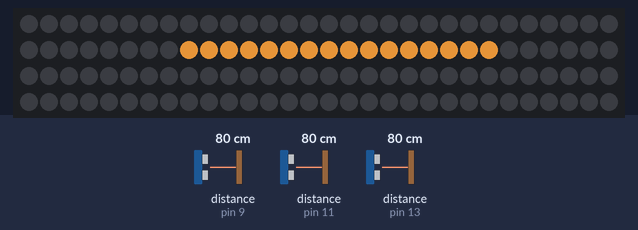
Simulated run of this sketch. Board: Arduino Uno, built with avr-gcc and run on an emulated ATmega328P. Parts: 120 RGB LEDs in strip order, left to right, continuing on the next row. Wiring (inferred from the names in the program): 3 × ultrasonic range finder: trigger pin 8, echo pin 9 / trigger pin 10, echo pin 11 / trigger pin 12, echo pin 13. The inputs (shaded band) are chosen by the test bench; at power-on: distance to the obstacle (sensors on pin 9, pin 11, pin 13) 80 cm. The echo pulse lasts 58.3 µs per cm; dim RGB values are drawn brighter than linear.

Above: at 1.2 s.
1.3 s: distance to the obstacle (sensor on pin 9) set to 2 cm
2.8 s: distance to the obstacle (sensor on pin 11) set to 4 cm
At 3.7 s:
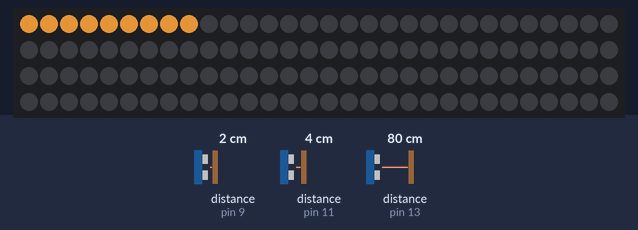
4.5 s: distance to the obstacle (sensor on pin 11) set to 250 cm
6.5 s: distance to the obstacle (sensor on pin 13) set to 250 cm
8.0 s: distance to the obstacle (sensor on pin 9) set to 4 cm
9.5 s: distance to the obstacle (sensor on pin 9) set to 250 cm
Timing chart, 0 to 12.1 s (numbered marks = the images above; inputs shaded):
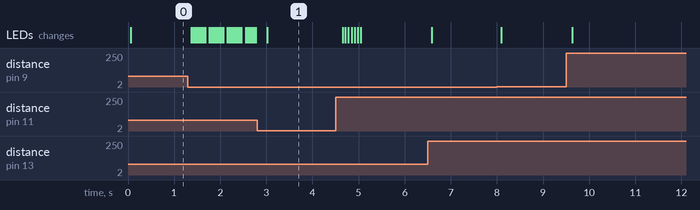

The sketch:

DTEPProjectFinalCode.ino
```cpp
#include <stdio.h>
#include <Adafruit_NeoPixel.h>

#define PIN 7            // The signal pin connected to Arduino
#define LED_COUNT 120    // Total number of LEDs on the strip

Adafruit_NeoPixel leds = Adafruit_NeoPixel(LED_COUNT, PIN, NEO_GRB + NEO_KHZ800);

// Define proximity sensor pins
const int trigPins[3] = {8, 10, 12};  // Trig pins for each sensor
const int echoPins[3] = {9, 11, 13}; // Echo pins for each sensor

// Distance measurement variables
long durations[3];                    // To store pulse durations for each sensor
int distances[3][3];                  // Array to hold multiple distance readings for each sensor
const int HALLWAY_LENGTH = LED_COUNT * 1.67;

// LED control variables
int ledBrightness[LED_COUNT];         // Brightness levels for each LED
const int fadeSpeed = 25;             // Fade speed for each LED
const int maxBrightness = 200;        // Maximum brightness for warm white

// Target loop frequency
const int targetCycleTime = 12500;    // 12.5 ms for 80 Hz

// Sensor thresholds
const int MIN_DISTANCE_CM = 2;        // Minimum valid distance in cm
const int MAX_DISTANCE_CM = HALLWAY_LENGTH; // Maximum valid distance in cm

void setup()
{
  Serial.begin(9600);
  leds.begin();
  clearLEDs();
  leds.show();

  // Initialize pins for each sensor
  for (int s = 0; s < 3; s++) {
    pinMode(trigPins[s], OUTPUT);
    pinMode(echoPins[s], INPUT);
  }
}

// Comparison function for qsort
int compare(const void* a, const void* b)
{
    return (*(int*)a - *(int*)b);
}

// Function to find the median of the array
float medianFn(int arr[], int size)
{
    qsort(arr, size, sizeof(int), compare);
    return (size % 2 == 0) ? (arr[size / 2 - 1] + arr[size / 2]) / 2.0 : arr[size / 2];
}

void loop()
{
  unsigned long startTime = micros(); // Track the start of the loop
  int activeSensor = -1;              // To track the sensor with the closest detected object
  int closestDistance = HALLWAY_LENGTH; // Initialize with max distance

  // Process each sensor to determine the closest detected object
  for (int s = 0; s < 3; s++) {
    int validReadings = 0; // Count valid readings for this sensor

    for (int i = 0; i < 3; i++) { // Take three readings per sensor
      digitalWrite(trigPins[s], LOW);
      delayMicroseconds(10);
      digitalWrite(trigPins[s], HIGH);
      delayMicroseconds(10);
      digitalWrite(trigPins[s], LOW);

      durations[s] = pulseIn(echoPins[s], HIGH, targetCycleTime); // Timeout in microseconds

      // Convert duration to distance
      int distance = durations[s] * 0.034 / 2;

      // Validate the distance
      if (durations[s] > 0 && distance >= MIN_DISTANCE_CM && distance <= MAX_DISTANCE_CM) {
        distances[s][validReadings] = distance;
        validReadings++;
      }
    }

    if (validReadings == 0) {
      continue; // Skip this sensor if no valid readings
    }

    int medianDistance = medianFn(distances[s], validReadings);

    if (medianDistance < closestDistance) {
      closestDistance = medianDistance;
      activeSensor = s;
    }
  }

  if (closestDistance >= HALLWAY_LENGTH) {
    clearLEDs();
    leds.show();
  } else {
    int targetLED = closestDistance / 1.67;  // Convert distance to LED index
    int range = 8;                          // Number of LEDs to illuminate around the target

    /*
    Serial.print("Active Sensor: ");
    Serial.print(activeSensor + 1);
    Serial.print(" Closest Distance: ");
    Serial.println(closestDistance);
    */

    for (int i = targetLED - range; i < targetLED + range; i++) {
      if (i >= 0 && i < LED_COUNT) {
        ledBrightness[i] = maxBrightness;
      }
    }
  }

  for (int i = 0; i < LED_COUNT; i++) {
    if (ledBrightness[i] > 0) {
      ledBrightness[i] -= fadeSpeed;
      if (ledBrightness[i] < 0) ledBrightness[i] = 0;
    }
    leds.setPixelColor(i, leds.Color((int)(ledBrightness[i] * 1.0), (int)(ledBrightness[i] * 0.65), (int)(ledBrightness[i] * 0.25))); // Warm white tone
  }

  leds.show();

  // Calculate elapsed time and wait to maintain 80 Hz
  unsigned long elapsedTime = micros() - startTime;
  if (elapsedTime < targetCycleTime) {
    delayMicroseconds(targetCycleTime - elapsedTime);
  }
}

void clearLEDs()
{
  for (int i = 0; i < LED_COUNT; i++) {
    leds.setPixelColor(i, 0);
    ledBrightness[i] = 0;
  }
}
```
